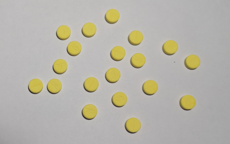
#> input picture Image/การเขียนโปรแกรมเพื่อนับวัตถุ/segment-1.png, 230 x 144 px
$ python pill.py   (older library calls are emulated)
#> lines starting #> are read from the running program, lines starting #| are printed output that depends on the picture; after the words box and inside, x2 and y2 are one past the last pixel; in counts of white or black regions, pixels touching at a corner belong together
#นางสาวนูรูลซัซวานี เด็นอะสัน

import cv2
import numpy as np

# Load the input image
image = cv2.imread('segment-1.png')
#> image is the input picture: shape (144, 230, 3); mean B, G, R 169.4, 179.8, 182.9
image = cv2.resize(image, (300, 300)) # Resize for faster processing and consistency
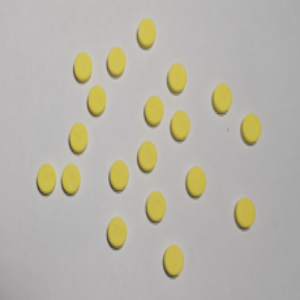
#> image: shape (300, 300, 3); mean B, G, R 169.3, 179.7, 182.8

# Convert the image to Grayscale (Mandatory step for Otsu's Thresholding)
gray_image = cv2.cvtColor(image, cv2.COLOR_BGR2GRAY)
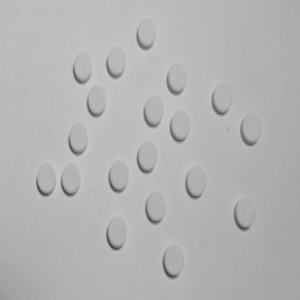
#> gray_image: shape (300, 300); min 55, max 201, mean 179.5

# Apply Otsu's Thresholding
# เพื่อให้พื้นหลังสว่างกลายเป็นสีดำ (0) และวัตถุกลายเป็นสีขาว (255)
threshold_value, thresh_image = cv2.threshold(
    gray_image, 0, 255, cv2.THRESH_BINARY_INV + cv2.THRESH_OTSU)
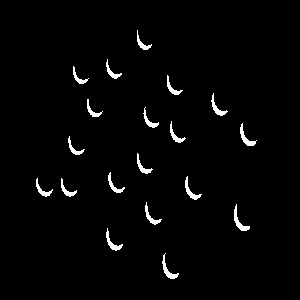
#> thresh_image: shape (300, 300); 2.1% white; 19 white regions, largest, box (x1, y1, x2, y2) and area: (234, 204, 250, 231) 127, (162, 253, 179, 279) 120, (240, 123, 257, 146) 117
#> threshold_value = 151

print(f"Otsu's Calculated Threshold Value: {threshold_value}")
#| Otsu's Calculated Threshold Value: 151.0

#ทำ Connected Component Labeling เพื่อนับจำนวนวัตถุ
num_labels, labels, stats, centroids = cv2.connectedComponentsWithStats(thresh_image, 8, cv2.CV_32S)
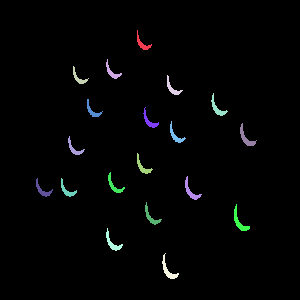
#> labels: shape (300, 300) int32; 20 distinct labels, from 0 to 19; one colour per label, 0 black
#> num_labels = 20; stats = 20 rows, first 6: [0, 0, 300, 300, 88140], [137, 30, 15, 20, 84], [106, 59, 16, 20, 87], [73, 66, 16, 18, 80], [167, 75, 16, 20, 90], [211, 93, 17, 23, 105]; centroids = 20 rows, first 8: [149.6, 149.3], [142.2, 43.37], [111.8, 71.75], [78.42, 77.44], [172.1, 87.74], [217, 107.7], [92.22, 110.5], [149.2, 120.7]

pill_count = 0

#วนลูปเพื่อคัดกรองและวาดกรอบ (เริ่มที่ 1 เพื่อข้าม Background)
for i in range(1, num_labels):
    area = stats[i, cv2.CC_STAT_AREA]
    # กรอง Object ที่มีขนาดเล็กเกินไป (Noise)
    # เนื่องจากเราย่อภาพเหลือ 300x300 อาจจะต้องปรับเกณฑ์พื้นที่ (area) ให้เล็กลงตามสัดส่วน
    if area > 30:
        pill_count += 1
        # ดึงพิกัดเพื่อวาดกรอบ Bounding Box
        x = stats[i, cv2.CC_STAT_LEFT]
        y = stats[i, cv2.CC_STAT_TOP]
        w = stats[i, cv2.CC_STAT_WIDTH]
        h = stats[i, cv2.CC_STAT_HEIGHT]
        # วาดกรอบสีเขียวและใส่หมายเลข
        cv2.rectangle(image, (x, y), (x + w, y + h), (0, 255, 0), 2)
        cv2.putText(image, str(pill_count), (x, y - 5),
                    cv2.FONT_HERSHEY_SIMPLEX, 0.4, (0, 0, 255), 1)
#> this loop made 19 passes
#> (area, x, y, w, h) on passes 1 to 12: (84, 137, 30, 15, 20), (87, 106, 59, 16, 20), (80, 73, 66, 16, 18), (90, 167, 75, 16, 20), (105, 211, 93, 17, 23), (83, 87, 99, 16, 18), (91, 143, 107, 16, 21), (94, 170, 121, 16, 22), (117, 240, 123, 17, 23), (86, 68, 136, 17, 19), (96, 137, 153, 16, 21), (97, 108, 172, 17, 21)
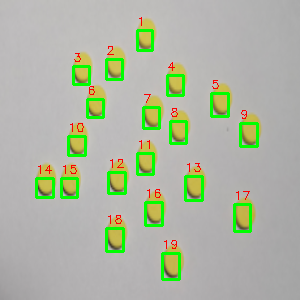
#> image: shape (300, 300, 3); 5.26% of pixels changed, all inside (x1, y1, x2, y2) = (35, 17, 259, 281)
#> after the loop, pill_count = 19

print(f"Number of pills: {pill_count}")
#| Number of pills: 19

cv2.imshow('Final Result', image)
cv2.imshow("Otsu's Thresholding (Mask)", thresh_image)

cv2.waitKey(0)
cv2.destroyAllWindows()
